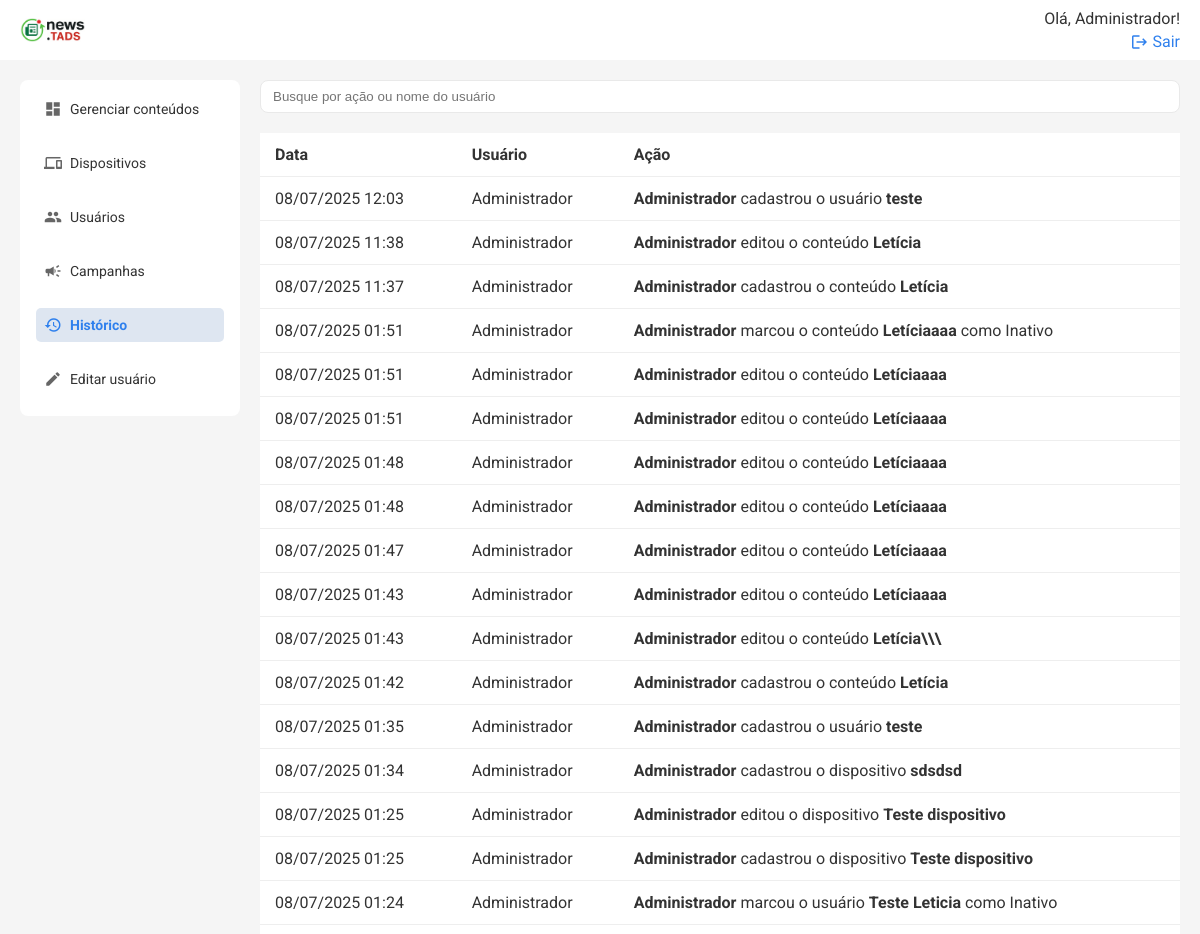
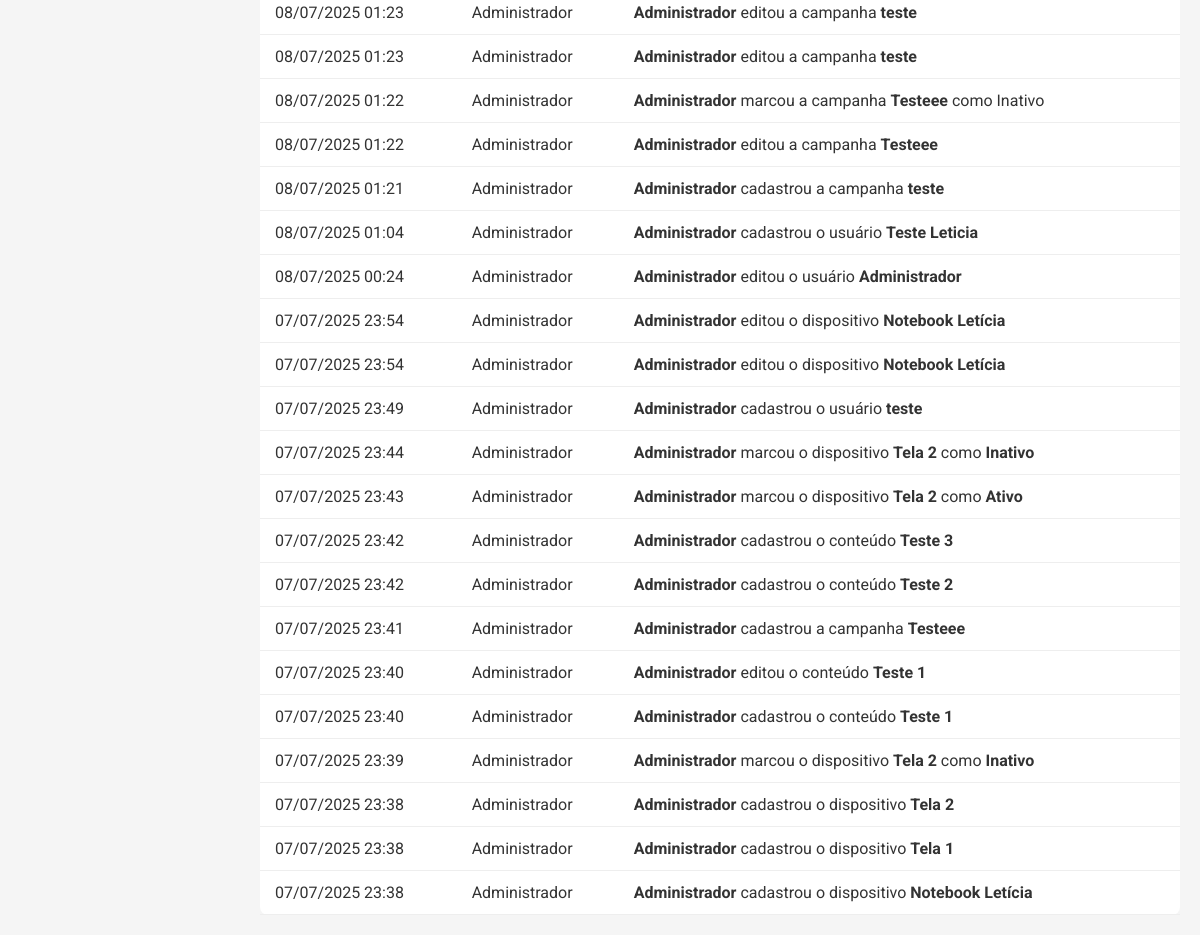
Page /historico (signed in) on the committed database (2 pictures, top to bottom).
### models.py (models this page shows, shortened)
class User(db.Model):
    id = db.Column(db.Integer, primary_key=True)
    name = db.Column(db.String(50), nullable=False)
    email = db.Column(db.String(120), nullable=False, unique=True)
    status = db.Column(db.String(10), nullable=False, default='Ativo')
    senha = db.Column(db.String(100), nullable=False)
    logs = db.relationship('Log', backref=db.backref('user'))
    is_admin = db.Column(db.Boolean, default=False)

class Historico(db.Model):
    id = db.Column(db.Integer, primary_key=True)
    acao = db.Column(db.String(255), nullable=False)
    data = db.Column(db.DateTime, default=datetime.utcnow)
    usuario_id = db.Column(db.Integer, db.ForeignKey('user.id'))
    usuario = db.relationship('User', backref='historicos')

### routes/historico.py (the view)
@historico_bp.route('/historico')
@login_required
@admin_required
def listar_historico():
    registros = Historico.query.order_by(Historico.data.desc()).all()
    for r in registros:
        r.data_local = para_fuso_local(r.data)
    return render_template('historico.html', historico=registros)

### timezone.py (called while the page is built)
def para_fuso_local(dt):
    if dt.tzinfo is None:
        from pytz import utc
        dt = utc.localize(dt)
    return dt.astimezone(FUSO_MS)

### templates/historico.html (shortened to what this page needs)
{% extends 'base.html' %} {% block title %}Histórico{% endblock %} {% block
content %}
<div class="search-cta">
    <input
        type="text"
        placeholder="Busque por ação ou nome do usuário"
        class="search"
        id="buscaHistorico"
    />
</div>
<div class="table-wrapper">
    <table class="table">
        <thead>
            <tr>
                <th>Data</th>
                <th>Usuário</th>
                <th>Ação</th>
            </tr>
        </thead>
        <tbody id="historicoTableBody">
            {% for item in historico %}
            <tr>
                <td>{{ item.data_local.strftime('%d/%m/%Y %H:%M') }}</td>
                <td>{{ item.usuario.name if item.usuario else 'Sistema' }}</td>
                <td>{{ item.acao|safe }}</td>
            </tr>
            {% endfor %}
        </tbody>
    </table>
</div>
{% endblock %}

### templates/base.html (shortened to what this page needs)
<!DOCTYPE html>
<html lang="pt-BR">
    <head>
        <link
            rel="stylesheet"
            href="{{ url_for('static', filename='css/styles.css') }}"
        />
    </head>
    <body>
        {% include 'topo.html' %}
        <div class="container">
            {% include 'menu.html' %}
            <main class="content">{% block content %}{% endblock %}</main>
        </div>
    </body>
</html>

### templates/topo.html (shortened to what this page needs)
<header class="topbar">
    <a href="{{ url_for('conteudos.listar_conteudos') }}" class="logo-topo">
        <img
            src="{{ url_for('static', filename='images/if_news.png') }}"
            alt="IFMS Logo"
            style="height: 24px; vertical-align: middle; margin-right: 8px"
        />
    </a>
    <div class="profile">
        {% if session['user_name'] %}
        <span>Olá, {{ session['user_name'] }}!</span>
        <a href="{{ url_for('auth.logout') }}">
            <span class="material-icons">logout</span>
            Sair
        </a>
        {% else %}
        <a href="{{ url_for('auth.login_usuario') }}">Entrar</a>
        {% endif %}
    </div>
</header>

### templates/menu.html
<aside class="sidebar">
    <nav>
        <a
            href="{{ url_for('conteudos.listar_conteudos') }}"
            class="{% if request.path == url_for('conteudos.listar_conteudos') %}active{% endif %}"
        >
            <span class="material-icons">dashboard</span>
            Gerenciar conteúdos
        </a>
        <a
            href="{{ url_for('telas.listar_dispositivos') }}"
            class="{% if request.path == url_for('telas.listar_dispositivos') %}active{% endif %}"
        >
            <span class="material-icons">devices</span>
            Dispositivos
        </a>
        {% if session.get('user_id') and session.get('is_admin') %}
        <a
            href="{{ url_for('users.listar_usuarios') }}"
            class="{% if request.path == url_for('users.listar_usuarios') %}active{% endif %}"
        >
            <span class="material-icons">people</span>
            Usuários
        </a>
        {% endif %}
        <a
            href="{{ url_for('campanhas.listar_campanhas') }}"
            class="{% if request.path == url_for('campanhas.listar_campanhas') %}active{% endif %}"
        >
            <span class="material-icons">campaign</span>
            Campanhas
        </a>
        {% if session.get('user_id') and session.get('is_admin') %}
        <a
            href="{{ url_for('historico.listar_historico') }}"
            class="{% if request.path == url_for('historico.listar_historico') %}active{% endif %}"
        >
            <span class="material-icons">history</span>
            Histórico
        </a>
        {% endif %}
        <a href="#" id="editProfileLink">
            <span class="material-icons">edit</span>
            Editar usuário
        </a>
    </nav>
</aside>

### static/css/styles.css (style rules this page uses)
* { box-sizing: border-box; }
body { margin: 0; font-family: 'Roboto', sans-serif; color: #333; background-color: #f5f5f5; }
.container { display: flex; height: 100vh; }
.sidebar { width: 220px; background: #ffffff; font-size: 14px; padding: 12px 16px 0 16px; box-sizing: border-box; margin: 80px 0 0 20px; border-radius: 8px; height: fit-content; }
.sidebar nav a { display: flex; align-items: center; gap: 8px; margin-bottom: 20px; text-decoration: none; color: #333; padding: 8px; border-radius: 5px; transition: background 0.3s; }
.sidebar nav a .material-icons { font-size: 20px; color: #666; }
.sidebar nav a.active .material-icons { color: #2f80ed; }
.sidebar nav a.active { background: #dee6f1; font-weight: bold; color: #2f80ed; }
.content { flex: 1; display: flex; flex-direction: column; padding: 20px; margin-top: 60px; box-sizing: border-box; overflow: hidden; height: calc(100vh - 60px); }
.table-wrapper { flex: 1; overflow-y: auto; }
.table thead th { position: sticky; top: 0; background: white; z-index: 1; }
.topbar { width: 100%; background: #ffffff; padding-inline: 20px; box-sizing: border-box; display: flex; justify-content: space-between; align-items: center; position: fixed; top: 0; left: 0; height: 60px; z-index: 100; }
.topbar .profile a { text-align: right; font-size: 16px; color: #2f80ed; text-decoration: none; display: flex; align-items: center; gap: 4px; }
.topbar .profile a .material-icons { font-size: 16px; }
.profile { display: flex; flex-direction: column; align-items: flex-end; gap: 4px; }
.search-cta { display: flex; gap: 12px; margin-bottom: 20px; }
.search { padding: 8px 12px; width: 100%; border: 1px solid #e9e9e9; border-radius: 8px; outline: none; }
.table { width: 100%; border-collapse: collapse; background: white; border-radius: 8px; }
.table th, .table td { padding: 12px 15px; border-bottom: 1px solid #eee; vertical-align: middle; }
.table th { text-align: left; }
.material-icons { font-size: 18px !important; vertical-align: middle; }

### rows in the picture
User: user_name "Administrador"
Historico: data_local "08/07/2025 12:03", usuario "Administrador", acao "Administrador cadastrou o usuário teste"
Historico: data_local "08/07/2025 11:38", usuario "Administrador", acao "Administrador editou o conteúdo Letícia"
Historico: data_local "08/07/2025 11:37", usuario "Administrador", acao "Administrador cadastrou o conteúdo Letícia"
Historico: data_local "08/07/2025 01:51", usuario "Administrador", acao "Administrador marcou o conteúdo Letíciaaaa como Inativo"
Historico: data_local "08/07/2025 01:51", usuario "Administrador", acao "Administrador editou o conteúdo Letíciaaaa"
Historico: data_local "08/07/2025 01:51", usuario "Administrador", acao "Administrador editou o conteúdo Letíciaaaa"
Historico: data_local "08/07/2025 01:48", usuario "Administrador", acao "Administrador editou o conteúdo Letíciaaaa"
Historico: data_local "08/07/2025 01:48", usuario "Administrador", acao "Administrador editou o conteúdo Letíciaaaa"
Historico: data_local "08/07/2025 01:47", usuario "Administrador", acao "Administrador editou o conteúdo Letíciaaaa"
Historico: data_local "08/07/2025 01:43", usuario "Administrador", acao "Administrador editou o conteúdo Letíciaaaa"
Historico: data_local "08/07/2025 01:43", usuario "Administrador", acao "Administrador editou o conteúdo Letícia\\\\\\"
Historico: data_local "08/07/2025 01:42", usuario "Administrador", acao "Administrador cadastrou o conteúdo Letícia"
Historico: data_local "08/07/2025 01:35", usuario "Administrador", acao "Administrador cadastrou o usuário teste"
Historico: data_local "08/07/2025 01:34", usuario "Administrador", acao "Administrador cadastrou o dispositivo sdsdsd"
Historico: data_local "08/07/2025 01:25", usuario "Administrador", acao "Administrador editou o dispositivo Teste dispositivo"
Historico: data_local "08/07/2025 01:25", usuario "Administrador", acao "Administrador cadastrou o dispositivo Teste dispositivo"
Historico: data_local "08/07/2025 01:24", usuario "Administrador", acao "Administrador marcou o usuário Teste Leticia como Inativo"
Historico: data_local "08/07/2025 01:23", usuario "Administrador", acao "Administrador editou a campanha teste"
Historico: data_local "08/07/2025 01:23", usuario "Administrador", acao "Administrador editou a campanha teste"
Historico: data_local "08/07/2025 01:22", usuario "Administrador", acao "Administrador marcou a campanha Testeee como Inativo"
Historico: data_local "08/07/2025 01:22", usuario "Administrador", acao "Administrador editou a campanha Testeee"
Historico: data_local "08/07/2025 01:21", usuario "Administrador", acao "Administrador cadastrou a campanha teste"
Historico: data_local "08/07/2025 01:04", usuario "Administrador", acao "Administrador cadastrou o usuário Teste Leticia"
Historico: data_local "08/07/2025 00:24", usuario "Administrador", acao "Administrador editou o usuário Administrador"
Historico: data_local "07/07/2025 23:54", usuario "Administrador", acao "Administrador editou o dispositivo Notebook Letícia"
Historico: data_local "07/07/2025 23:54", usuario "Administrador", acao "Administrador editou o dispositivo Notebook Letícia"
Historico: data_local "07/07/2025 23:49", usuario "Administrador", acao "Administrador cadastrou o usuário teste"
Historico: data_local "07/07/2025 23:44", usuario "Administrador", acao "Administrador marcou o dispositivo Tela 2 como Inativo"
Historico: data_local "07/07/2025 23:43", usuario "Administrador", acao "Administrador marcou o dispositivo Tela 2 como Ativo"
Historico: data_local "07/07/2025 23:42", usuario "Administrador", acao "Administrador cadastrou o conteúdo Teste 3"
Historico: data_local "07/07/2025 23:42", usuario "Administrador", acao "Administrador cadastrou o conteúdo Teste 2"
Historico: data_local "07/07/2025 23:41", usuario "Administrador", acao "Administrador cadastrou a campanha Testeee"
Historico: data_local "07/07/2025 23:40", usuario "Administrador", acao "Administrador editou o conteúdo Teste 1"
Historico: data_local "07/07/2025 23:40", usuario "Administrador", acao "Administrador cadastrou o conteúdo Teste 1"
Historico: data_local "07/07/2025 23:39", usuario "Administrador", acao "Administrador marcou o dispositivo Tela 2 como Inativo"
Historico: data_local "07/07/2025 23:38", usuario "Administrador", acao "Administrador cadastrou o dispositivo Tela 2"
Historico: data_local "07/07/2025 23:38", usuario "Administrador", acao "Administrador cadastrou o dispositivo Tela 1"
Historico: data_local "07/07/2025 23:38", usuario "Administrador", acao "Administrador cadastrou o dispositivo Notebook Letícia"
